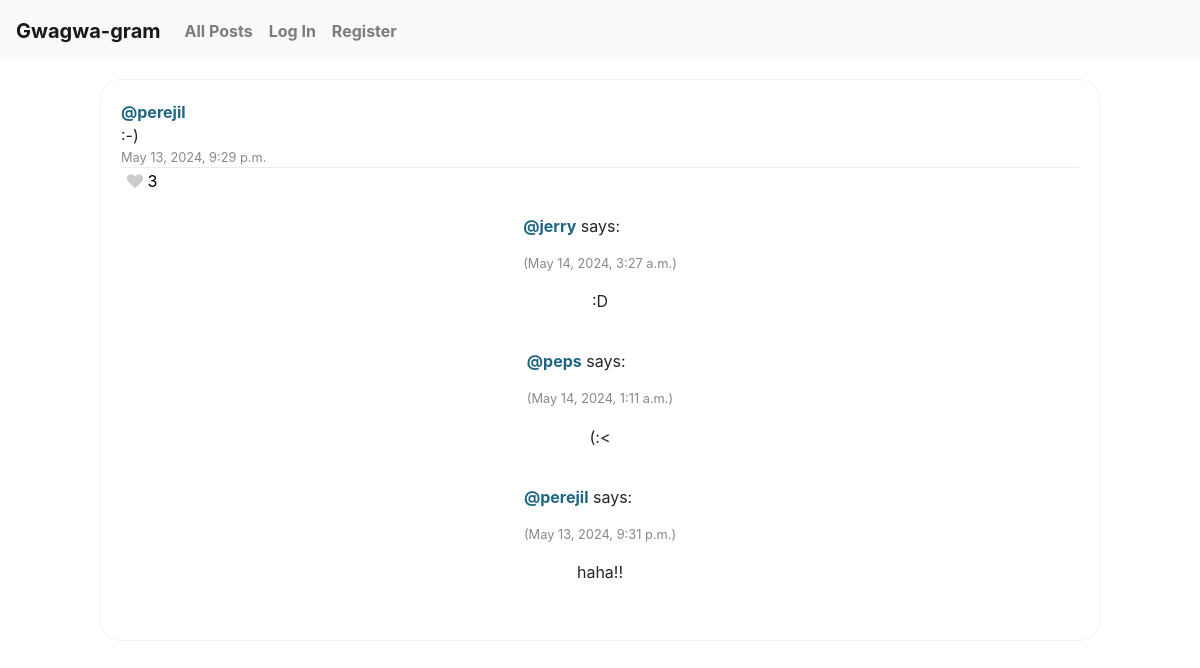
Page /post/23 on the earlier database version.
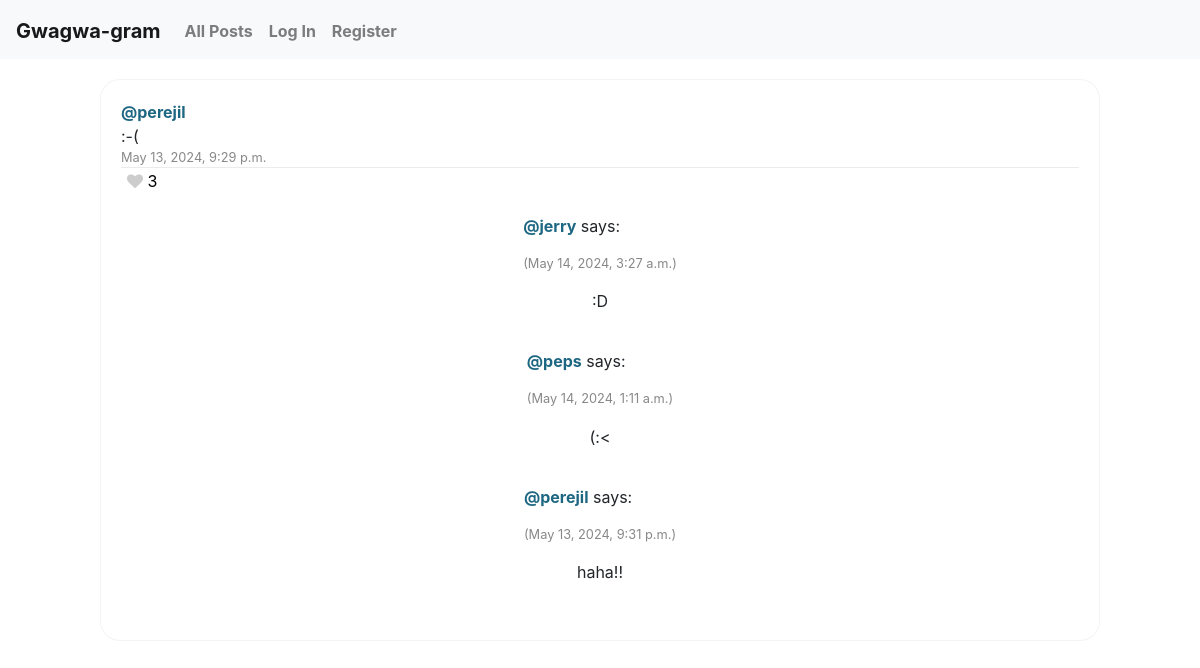
Same page on the later database version.
### network/models.py (models this page shows, shortened)
class Post(models.Model):
    user = models.ForeignKey(User, on_delete=models.CASCADE, null=True, blank=True, related_name="author_post")
    content = models.CharField(max_length=280)
    date = models.DateTimeField(auto_now_add=True)

class User(AbstractUser):
    pass

### network/views.py (the view)
# urls.py: path("post/<int:id>", views.post, name="post"),
def post(request, id):
    post = get_object_or_404(Post, id=id)
    comments = Comment.objects.filter(post=post).order_by("-date")
    if request.user.is_authenticated:
        liked = set(Like.objects.filter(user=request.user).values_list('post_id', flat=True))
    else:
        liked = []
    if request.method == "POST":
        if 'post-comment' in request.POST:
            return comment(request, id=id)
    return render(request, "network/singlepost.html", {
        "post": post,
        "comments": comments,
        "liked": liked    })

### network/templates/network/singlepost.html (shortened to what this page needs)
{% extends "network/layout.html" %}
{% load static %}
{% block body %}
<div class="post">
    <div class="author"><span><a href="{% url 'profile' post.user %}">@{{ post.user }}</a>
    </div>
    <div class="message" id="content-{{post.id}}">
        {{ post.content }}
    </div>
    <div class="timestamp">{{ post.date }}</div>
    <div class="actions">
        <button class="like-button" id="boton-{{post.id}}" data-post="{{post.id}}" data-liked="{% if post.id in liked %}true{% else %}false{% endif %}">
            {% if post.id in liked %}
            {% if user.is_authenticated %}
            <i class="fa fa-heart liked" id="icon-{{post.id}}"></i>
            {% endif %}
            {% else %}
            <i class="fa fa-heart" id="icon-{{post.id}}"></i>
            {% endif %}
            <p id="contador-{{post.id}}">{{post.like_set.count}}</p>
        </button>
</div>
{% for comment in comments %}
<div class="contenedor">
    <div>
        <p><a href="{% url 'profile' comment.author %}">@{{comment.author}}</a> says:</p><p class="timestamp">({{comment.date}})</p>
        </div>
        <div>
            <p><span>{{comment.content}}</span></p>
        </div>
</div>
{% endfor %}
{% endblock %}

Differences in the rows shown:
changed Post "perejil": content ":-)" → ":-("
